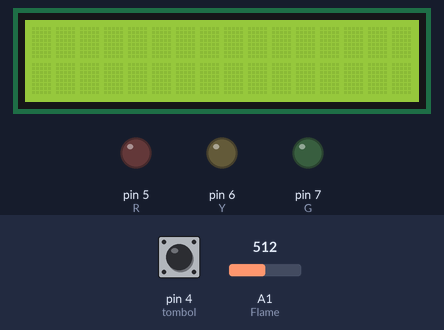
Simulated run of this sketch. Board: Arduino Uno, built with avr-gcc and run on an emulated ATmega328P. On the bench: 16×2 character LCD, output pins drawn as LEDs (lit = HIGH). Inputs (shaded band) come from the test bench; at power-on: pin 4 (tombol) LOW, A1 (Flame) = 512. What the sketch prints to the serial monitor is not drawn.

Above: at 1.2 s.
1.3 s: pin 4 (tombol) pulled HIGH for 1 s
At 2.8 s:
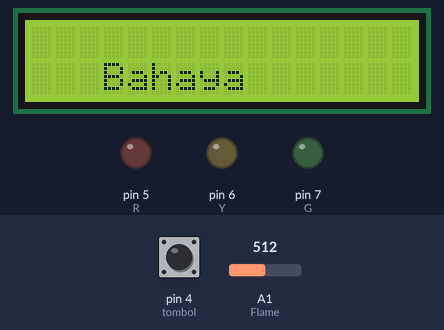
3.8 s: pin 4 (tombol) pulled HIGH for 0.15 s
At 4.4 s:
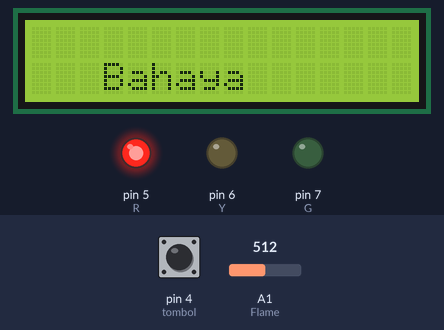
6.9 s: A1 (Flame) set to 602
9.9 s: A1 (Flame) set to 633
At 11.4 s:
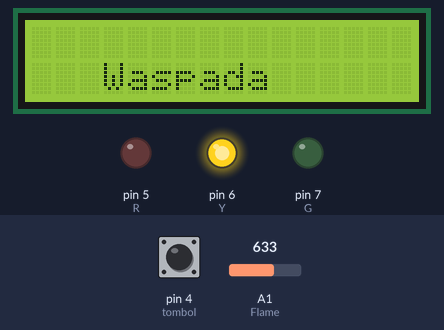
11.7 s: A1 (Flame) set to 890
13.2 s: A1 (Flame) set to 916
At 14.3 s:
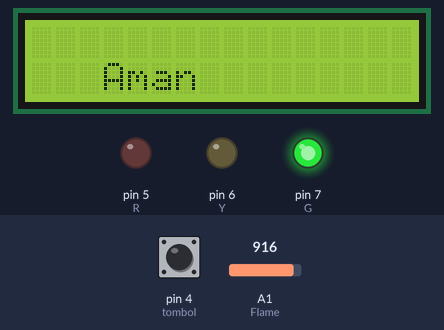
Timing chart, 0 to 16.0 s (numbered marks = the images above; inputs shaded):
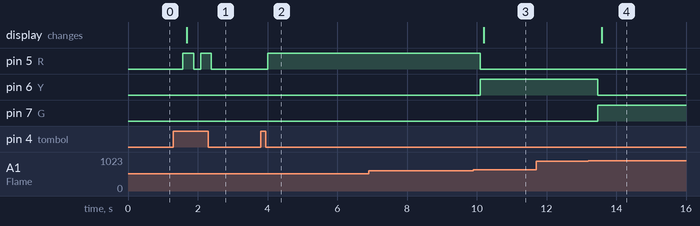

The sketch:

simulasi_flame_led_lcd.ino
```cpp
#include <LiquidCrystal_I2C.h>
//#include <Servo.h>

int Flame=A1;
int buzzer=2;
int tombol=4;
int Kunci=0;
int R=5;
int Y=6;
int G=7;

LiquidCrystal_I2C lcd(0x27,16,2);//pengaturan lcd (alamat,jumlah kolom,jumlah,baris)

void setup() {
Serial.begin(9600);//Baudrate kecepatan pengiriman data
lcd.begin();
pinMode(Flame,INPUT);
pinMode(tombol,INPUT);
pinMode(R,OUTPUT);
pinMode(Y,OUTPUT);
pinMode(G,OUTPUT);
}

void loop() {
int bacaFlame=analogRead(Flame);
    bacaFlame=map(bacaFlame,1024,0,0,255);//Karena aktif low jadi nilai terkecilnya 1024 dan nilai terbesarnya 0,dan jika nilai nya aktif maka 255 dan saat belum aktif nilainya 0
//mapping memberi range
int bacatombol=digitalRead(tombol);

Serial.println ("Nilai Flame :" + String(Flame));//Karena nilai flame masih bilangan bulat maka harus di ubah menjadi String(karakter)
delay(100);
Serial.println ("Kondisi Tombol :" + String(tombol));

if(bacatombol==1 && Kunci==0){
delay(100);
Kunci=1;
}
else if(bacatombol==1 && Kunci==1){
delay(100);
Kunci=0;
}
if(Kunci==1){
if(bacaFlame<=30){
digitalWrite(R, LOW);
digitalWrite(Y,LOW);
digitalWrite(G,HIGH);
delay(100);
lcd.clear();//membersihkan smua tampilan di lcd
lcd.setCursor(3,1);lcd.print("Aman");
}
else if(bacaFlame>=31 && bacaFlame<=100){
digitalWrite(R,LOW);
digitalWrite(Y,HIGH);
digitalWrite(G,LOW);
delay(100);
lcd.clear();
lcd.setCursor(3,1);lcd.print("Waspada");
}
else{
digitalWrite(R,HIGH);
digitalWrite(Y,LOW);
digitalWrite(G,LOW);
delay(100);
lcd.clear();
lcd.setCursor(3,1);lcd.print("Bahaya");
}
}
if(Kunci==0){
digitalWrite(R,LOW);
digitalWrite(Y,LOW);
digitalWrite(G,LOW);
}
}
```

Measured:
- the behaviour switches between 618 and 619 on A1 (Flame) (found by bisection; images 2 and 3)
- the behaviour switches between 899 and 900 on A1 (Flame) (found by bisection; images 3 and 4)
- after the input at 1.3 s, pin 5 (R): alternates HIGH for 0.31 s and LOW for 0.20 s, 4 changes in all, then stays LOW, starting after 0.27 s; the display: changes after 0.38 s (image 1)
- after the input at 3.8 s, pin 5 (R): LOW → HIGH after 0.20 s
- after the input at 6.9 s, every drawn part: stays the same
- after the input at 9.9 s, pin 5 (R): HIGH → LOW after 0.20 s; pin 6 (Y): LOW → HIGH after 0.20 s; the display: changes after 0.31 s (image 3)
- after the input at 11.7 s, every drawn part: stays the same
- after the input at 13.2 s, pin 6 (Y): HIGH → LOW after 0.27 s; pin 7 (G): LOW → HIGH after 0.27 s; the display: changes after 0.38 s (image 4)
